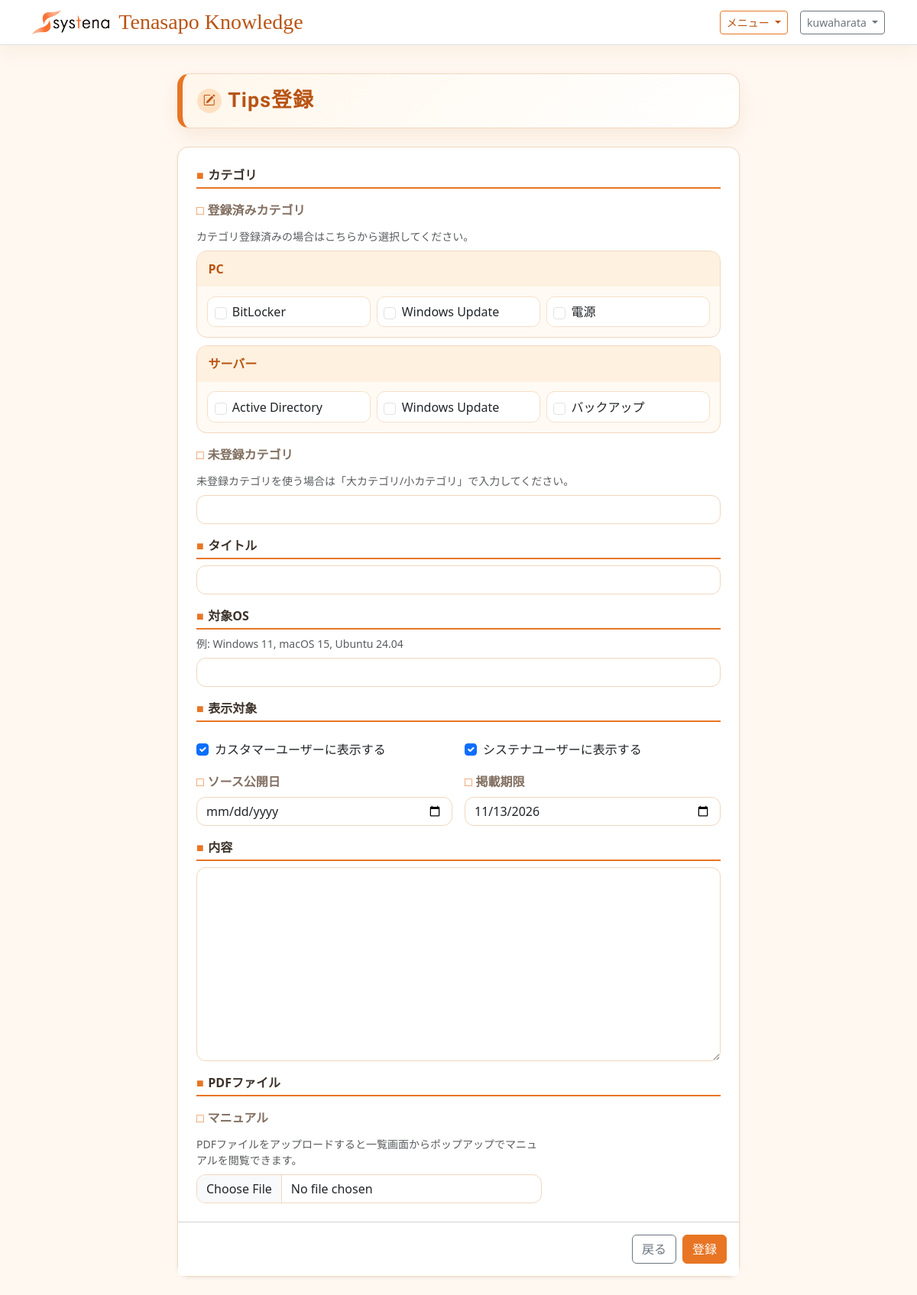
The app's page /tips/create/ (signed in) with its own data.
### tenasapo_knowledge/models.py (models this page shows, shortened)
class FAQCategory(models.Model):
    parent_name = models.CharField('大カテゴリ', max_length=120)
    child_name = models.CharField('小カテゴリ', max_length=120)
    created_at = models.DateTimeField('作成日時', auto_now_add=True)
    updated_at = models.DateTimeField('更新日時', auto_now=True)
    class Meta:
        verbose_name = 'FAQカテゴリ'
        verbose_name_plural = 'FAQカテゴリ'
        ordering = ['parent_name', 'child_name']
        constraints = [
            models.UniqueConstraint(
                fields=['parent_name', 'child_name'],
                name='unique_faq_category_pair',
            ),
        ]

### tenasapo_knowledge/views.py (the view, shortened to what this page needs)
# urls.py: path('tips/create/', TipsCreateView.as_view(), name='tip_create'),
class TipsCreateView(FormView):
    template_name = 'tenasapo_knowledge/tips_form.html'
    form_class = TipsCreateForm
    success_url = reverse_lazy('tip_list')
    def dispatch(self, request, *args, **kwargs):
        if not (request.user.is_authenticated and (request.user.is_staff or request.user.is_superuser)):
            messages.error(request, 'このページを閲覧する権限がありません。')
            return redirect('tip_list')
        return super().dispatch(request, *args, **kwargs)
    def get_context_data(self, **kwargs):
        context = super().get_context_data(**kwargs)
        context['form_title'] = 'Tips登録'
        context['submit_label'] = '登録'
        context['category_groups'] = KnowledgeArticleCreateView.category_groups(context['form'])
        return context

### tenasapo_knowledge/models.py (called while the page is built)
def default_expires_on():
    today = timezone.localdate()
    year = today.year
    month = today.month + 6
    if month > 12:
        year += (month - 1) // 12
        month = ((month - 1) % 12) + 1
    day = min(today.day, monthrange(year, month)[1])
    target_date = today.replace(year=year, month=month, day=day)
    if target_date.weekday() == 5:
        return target_date - timedelta(days=1)
    if target_date.weekday() == 6:
        return target_date - timedelta(days=2)
    return target_date

### tenasapo_knowledge/views.py (called while the page is built)
    @staticmethod
    def category_groups(form):
        selected_values = {str(value) for value in form['registered_category'].value() or []}
        groups = []
        for parent_name, _ in FAQCategoryCreateForm.PARENT_CATEGORY_CHOICES:
            categories = [
                category
                for category in form.fields['registered_category'].queryset
                if category.parent_name == parent_name
            ]
            if categories:
                groups.append(
                    {
                        'parent_name': parent_name,
                        'categories': categories,
                        'selected_values': selected_values,
                    }
                )
        return groups

### tenasapo_knowledge/templates/tenasapo_knowledge/tips_form.html (shortened to what this page needs)
{% extends "base.html" %}
{% block content %}
<div class="row justify-content-center">
    <div class="col-12 col-lg-8">
        <div class="page-title-panel mb-4">
            <h1 class="page-title-main d-flex align-items-center gap-2">
                <span class="page-title-icon"><i class="bi bi-pencil-square"></i></span>{{ form_title|default:"Tips登録" }}
            </h1>
        </div>
        <form class="card shadow-sm" method="post" enctype="multipart/form-data">
            <div class="card-body p-4">
                <div class="row g-3">
                    <div class="col-12">
                        <div class="form-section-label">カテゴリ</div>
                    </div>
                    <div class="col-12">
                        <label class="form-label form-subsection-label" for="{{ form.registered_category.id_for_label }}">登録済みカテゴリ</label>
                        <div class="form-text mb-2">{{ form.registered_category.help_text }}</div>
                        <div class="category-group-list{% if form.registered_category.errors %} is-invalid{% endif %}">
                            {% for group in category_groups %}
                                <div class="category-group">
                                    <button
                                        class="category-group-toggle"
                                        type="button"
                                        data-bs-toggle="collapse"
                                        data-bs-target="#categoryGroup{{ forloop.counter }}"
                                        aria-expanded="true"
                                        aria-controls="categoryGroup{{ forloop.counter }}"
                                    >
                                        {{ group.parent_name }}
                                    </button>
                                    <div class="collapse show" id="categoryGroup{{ forloop.counter }}">
                                        <div class="category-checkboxes">
                                            {% for category in group.categories %}
                                                <label class="category-checkbox">
                                                    <input
                                                        class="form-check-input"
                                                        type="checkbox"
                                                        name="{{ form.registered_category.html_name }}"
                                                        value="{{ category.id }}"
                                                    >
                                                    <span>{{ category.child_name }}</span>
                                                </label>
                                            {% endfor %}
                                        </div>
                                    </div>
                                </div>
                            {% empty %}
                                <div class="text-secondary small">登録済みカテゴリがありません。</div>
                            {% endfor %}
                        </div>
                    </div>
                    <div class="col-12">
                        <label class="form-label form-subsection-label" for="{{ form.category.id_for_label }}">未登録カテゴリ</label>
                        <div class="form-text mb-2">{{ form.category.help_text }}</div>
                        <input class="form-control{% if form.category.errors %} is-invalid{% endif %}" type="text" name="{{ form.category.html_name }}" id="{{ form.category.id_for_label }}" value="{{ form.category.value|default_if_none:'' }}">
                    </div>
                    <div class="col-12">
                        <label class="form-label form-section-label" for="{{ form.title.id_for_label }}">{{ form.title.label }}</label>
                        <input class="form-control{% if form.title.errors %} is-invalid{% endif %}" type="text" name="{{ form.title.html_name }}" id="{{ form.title.id_for_label }}" value="{{ form.title.value|default_if_none:'' }}" required>
                    </div>
                    <div class="col-12">
                        <label class="form-label form-section-label" for="{{ form.target_os.id_for_label }}">{{ form.target_os.label }}</label>
                        {% if form.target_os.help_text %}<div class="form-text mb-2">{{ form.target_os.help_text }}</div>{% endif %}
                        <input class="form-control{% if form.target_os.errors %} is-invalid{% endif %}" type="text" name="{{ form.target_os.html_name }}" id="{{ form.target_os.id_for_label }}" value="{{ form.target_os.value|default_if_none:'' }}" required>
                    </div>
                    <div class="col-12">
                        <div class="form-section-label">表示対象</div>
                    </div>
                    <div class="col-12 col-md-6">
                        <div class="form-check mt-2">
                            <input class="form-check-input{% if form.visible_to_customer.errors %} is-invalid{% endif %}" type="checkbox" name="{{ form.visible_to_customer.html_name }}" id="id_visible_to_customer" {% if form.visible_to_customer.value %}checked{% endif %}>
                            <label class="form-check-label" for="id_visible_to_customer">カスタマーユーザーに表示する</label>
                        </div>
                    </div>
                    <div class="col-12 col-md-6">
                        <div class="form-check mt-2">
                            <input class="form-check-input{% if form.visible_to_systena.errors %} is-invalid{% endif %}" type="checkbox" name="{{ form.visible_to_systena.html_name }}" id="id_visible_to_systena" {% if form.visible_to_systena.value %}checked{% endif %}>
                            <label class="form-check-label" for="id_visible_to_systena">システナユーザーに表示する</label>
                        </div>
                    </div>
                    <div class="col-12 col-md-6">
                        <label class="form-label form-subsection-label" for="{{ form.source_published_at.id_for_label }}">{{ form.source_published_at.label }}</label>
                        <input class="form-control{% if form.source_published_at.errors %} is-invalid{% endif %}" type="date" name="{{ form.source_published_at.html_name }}" id="{{ form.source_published_at.id_for_label }}" value="{{ form.source_published_at.value|default_if_none:'' }}">
                    </div>
                    <div class="col-12 col-md-6">
                        <label class="form-label form-subsection-label" for="{{ form.expires_on.id_for_label }}">{{ form.expires_on.label }}</label>
                        <input class="form-control{% if form.expires_on.errors %} is-invalid{% endif %}" type="date" name="{{ form.expires_on.html_name }}" id="{{ form.expires_on.id_for_label }}" value="{{ form.expires_on.value|date:'Y-m-d'|default_if_none:'' }}">
                    </div>
                    <div class="col-12">
                        <label class="form-label form-section-label" for="{{ form.body.id_for_label }}">{{ form.body.label }}</label>
                        <textarea class="form-control{% if form.body.errors %} is-invalid{% endif %}" name="{{ form.body.html_name }}" id="{{ form.body.id_for_label }}" rows="10" required>{{ form.body.value|default_if_none:'' }}</textarea>
                    </div>
                    <div class="col-12">
                        <div class="form-section-label">PDFファイル</div>
                    </div>
                    <div class="col-12 col-md-8">
                        <label class="form-label form-subsection-label" for="{{ form.pdf_file.id_for_label }}">{{ form.pdf_file.label }}</label>
                        {% if form.pdf_file.help_text %}<div class="form-text mb-2">{{ form.pdf_file.help_text }}</div>{% endif %}
                        <input class="form-control{% if form.pdf_file.errors %} is-invalid{% endif %}" type="file" name="{{ form.pdf_file.html_name }}" id="{{ form.pdf_file.id_for_label }}" accept=".pdf">
                    </div>
                </div>
            </div>
            <div class="card-footer bg-white d-flex justify-content-end gap-2 p-3">
                <a class="btn btn-outline-secondary" href="{% url 'tip_list' %}">戻る</a>
                <button class="btn btn-primary" type="submit">{{ submit_label|default:"登録" }}</button>
            </div>
        </form>
    </div>
</div>
{% endblock %}

### templates/base.html (shortened to what this page needs)
{% load static %}
<!doctype html>
<html lang="ja">
<head>
    <link href="https://cdn.jsdelivr.net/npm/bootstrap@5.3.3/dist/css/bootstrap.min.css" rel="stylesheet">
    <link href="https://cdn.jsdelivr.net/npm/bootstrap-icons@1.11.3/font/bootstrap-icons.min.css" rel="stylesheet">
</head>
<body>
    <nav class="navbar navbar-expand-lg border-bottom fixed-top">
        <div class="container">
            <a class="navbar-brand brand-title" href="{% url 'home' %}">
                <img class="brand-logo" src="{% static 'systena_logo.png' %}" alt="Systena">
                <span>Tenasapo Knowledge</span>
            </a>
            {% if user.is_authenticated %}
                <div class="d-flex align-items-center gap-3">
                    <div class="dropdown">
                        <button class="btn btn-outline-primary btn-sm dropdown-toggle" type="button" data-bs-toggle="dropdown" aria-expanded="false">
                            メニュー
                        </button>
                    </div>
                    <div class="dropdown">
                        <button class="btn btn-outline-secondary btn-sm dropdown-toggle" type="button" data-bs-toggle="dropdown" aria-expanded="false">
                            {{ user.get_username }}
                        </button>
                    </div>
                </div>
            {% endif %}
        </div>
    </nav>
    <main class="container py-4">
        {% block content %}{% endblock %}
    </main>
</body>
</html>

### templates/base.html (style rules this page uses)
:root { --tk-bg: #fff8f1; --tk-surface: #ffffff; --tk-surface-warm: #fff1df; --tk-primary: #e87524; --tk-primary-dark: #b95414; --tk-primary-soft: #ffe1c2; --tk-text: #3b3129; --tk-muted: #826f61; --tk-border: #f1d7bd; }
body { background: var(--tk-bg); color: var(--tk-text); font-family: "Yu Gothic", "Hiragino Maru Gothic ProN", "Meiryo", system-ui, sans-serif; padding-top: 4.5rem; }
.navbar { background: rgba(255, 255, 255, 0.94); border-color: var(--tk-border); box-shadow: 0 8px 24px rgba(184, 112, 39, 0.08); backdrop-filter: blur(8px); }
.brand-title { display: inline-flex; align-items: center; gap: 0.75rem; font-family: "Brush Script MT", "Segoe Script", "Lucida Handwriting", cursive; font-size: 1.75rem; font-weight: 400; letter-spacing: 0; line-height: 1; color: var(--tk-primary-dark); }
.brand-logo { display: block; width: auto; height: 2rem; object-fit: contain; }
.btn-primary { --bs-btn-bg: var(--tk-primary); --bs-btn-border-color: var(--tk-primary); --bs-btn-hover-bg: var(--tk-primary-dark); --bs-btn-hover-border-color: var(--tk-primary-dark); --bs-btn-active-bg: var(--tk-primary-dark); --bs-btn-active-border-color: var(--tk-primary-dark); }
.btn-outline-primary { --bs-btn-color: var(--tk-primary-dark); --bs-btn-border-color: var(--tk-primary); --bs-btn-hover-bg: var(--tk-primary); --bs-btn-hover-border-color: var(--tk-primary); --bs-btn-active-bg: var(--tk-primary-dark); --bs-btn-active-border-color: var(--tk-primary-dark); }
.form-control, .form-select { border-color: var(--tk-border); border-radius: 0.75rem; }
.dropdown-menu, .card, .accordion { border-color: var(--tk-border); border-radius: 0.9rem; }
.category-group-list { display: grid; gap: 0.65rem; }
.category-group { background: #fffaf4; border: 1px solid var(--tk-border); border-radius: 0.85rem; overflow: hidden; }
.category-group-toggle { width: 100%; padding: 0.7rem 0.9rem; border: 0; background: var(--tk-surface-warm); color: var(--tk-primary-dark); font-weight: 700; text-align: left; }
.category-checkboxes { display: grid; grid-template-columns: repeat(auto-fit, minmax(12rem, 1fr)); gap: 0.45rem; padding: 0.8rem; }
.category-checkbox { display: flex; gap: 0.45rem; align-items: center; padding: 0.45rem 0.55rem; background: #ffffff; border: 1px solid #f6dfc7; border-radius: 0.65rem; cursor: pointer; }
.form-section-label { color: var(--tk-text); display: block; font-weight: 700; padding-bottom: 0.25rem; border-bottom: 2px solid var(--tk-primary); }
.form-section-label::before { content: "■"; color: var(--tk-primary); margin-right: 0.35rem; }
.form-subsection-label { color: var(--tk-muted); font-weight: 700; }
.form-subsection-label::before { content: "□"; color: var(--tk-primary); margin-right: 0.3rem; }
.page-title-panel { background: linear-gradient(135deg, #fff7ec 0%, #ffffff 100%); border: 1px solid var(--tk-border); border-left: 0.45rem solid var(--tk-primary); border-radius: 1rem; box-shadow: 0 10px 24px rgba(184, 112, 39, 0.1); padding: 1rem 1.2rem; }
.page-title-main { color: var(--tk-primary-dark); font-family: "Zen Maru Gothic", "Hiragino Maru Gothic ProN", "Rounded Mplus 1c", "BIZ UDPGothic", sans-serif; font-size: clamp(1.2rem, 1rem + 0.9vw, 1.7rem); font-weight: 700; letter-spacing: 0.04em; margin: 0; line-height: 1.4; }
.page-title-icon { display: inline-flex; align-items: center; justify-content: center; width: 2rem; height: 2rem; background: var(--tk-primary-soft); border-radius: 50%; font-size: 1rem; color: var(--tk-primary-dark); flex-shrink: 0; }

### records on screen
FAQCategory: child_name "BitLocker"
FAQCategory: child_name "Windows Update"
FAQCategory: child_name "電源"
FAQCategory: child_name "Active Directory"
FAQCategory: child_name "Windows Update"
FAQCategory: child_name "バックアップ"

### other values on screen
{{ user.get_username }} "kuwaharata"
{{ group.parent_name }} "PC" "サーバー"
{{ submit_label|default:"登録" }} "登録"
